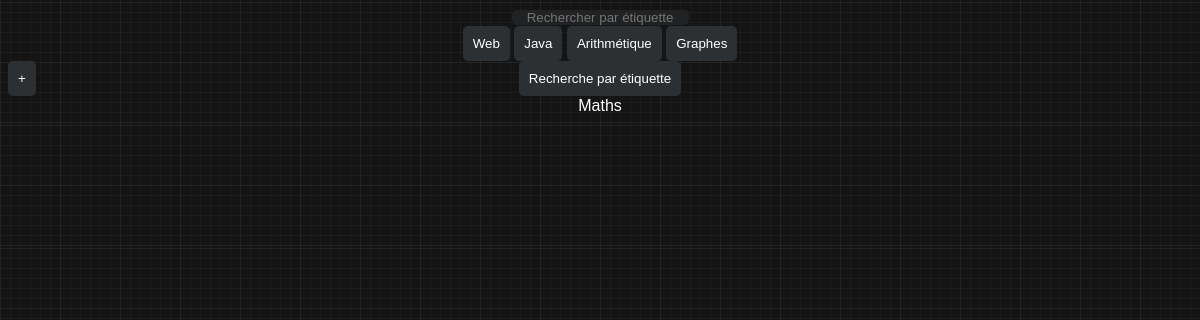
The app's page /pagesQuestion (signed in), older data.
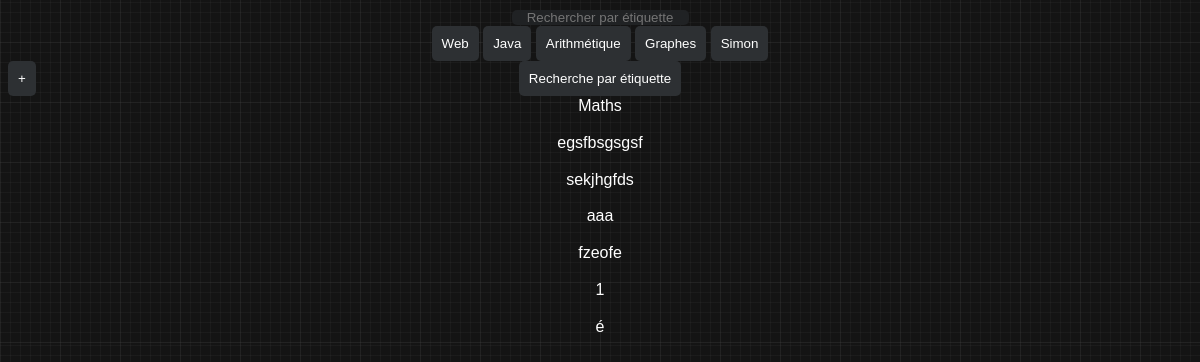
The same page, newer data.
### wams/db.py (models this page shows, shortened)
class question(db.Model):
    id = db.Column(db.Integer(), primary_key=True)
    Label = db.Column(db.String(), nullable =False)
    Etiquette = db.Column(db.String(), nullable =False)
    Question = db.Column(db.String(), nullable =False)
    Réponse1 = db.Column(db.String(), nullable =False)
    Réponse2 = db.Column(db.String(), nullable =True)
    Réponse3 = db.Column(db.String(), nullable =True)
    Réponse4 = db.Column(db.String(), nullable =True)
    bonne_reponse = db.Column(db.String())

### wams/routes.py (the view)
@app.route('/pagesQuestion', methods=['GET', 'POST'])
def pagesQuestion():
    return render_template('pagesQuestion.html', questions=question.query.all(), globalTags=globalTags, len=len(globalTags), len9 = len(globalTags) if len(globalTags)<9 else 9)# listeTags = listeTags, lenTags = len(listeTags))

### wams/db.py (called while the page is built)
@login_manager.user_loader
def load_user(id):
    return user_info.query.get(int(id))

### wams/templates/pagesQuestion.html (shortened to what this page needs)
{% extends 'base.html' %}
{% block listageQuestions %}
    <input id = "Etiquette" placeholder="Rechercher par étiquette"></input>
    <br/>
    {% for tag in range(0, len9) %}
        <button id = "{{ globalTags[tag] }}" class = "tagButton" type = "button">{{ globalTags[tag] }}</button>
    {% endfor %}
    <button id = "plus" type = "button" class = "plus" style = 'display: block;'>+</button>
    <br/>
    <button id = "submitRechercheTags" type = "button" class="submitRechercheTags">Recherche par étiquette</button>
    {% if listeTags|length == 0 %}
        {% for q in questions %}
            <br/>
            <a href = "/quest/{{q.id}}">{{q.Label}}</a>
            <br/>
        {% endfor %}
    {% endif %}
{% endblock %}

Row changes from the older to the newer data that the page shows:
added question: Label "egsfbsgsgsf"
added question: Label "sekjhgfds"
added question: Label "aaa"
added question: Label "fzeofe"
added question: Label "1"
added question: Label "é"
Text that changed along with them:
new list line: "Simon"
